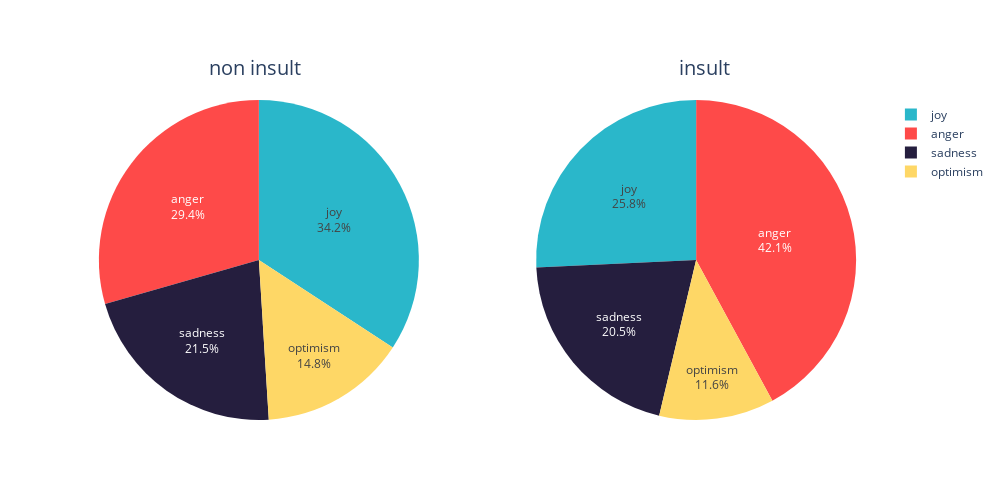

The notebook cell this image was saved under:
### Code cell
colors = ["#fe4a49", "#2ab7ca", "#fed766", "#251e3e"]

col1 = (
    df_flat.loc[df_flat["toxicity_ensemble_text.insult"] == False][
        "sentiment_title.emotion.class"
    ]
    .value_counts()
    .sort_index()
)
labels1 = col1.index.tolist()
values1 = col1.values.tolist()
col2 = (
    df_flat.loc[df_flat["toxicity_ensemble_text.insult"] == True][
        "sentiment_title.emotion.class"
    ]
    .value_counts()
    .sort_index()
)
labels2 = col2.index.tolist()
values2 = col2.values.tolist()


fig = make_subplots(rows=1, cols=2, specs=[[{"type": "domain"}, {"type": "domain"}]])
_ = fig.add_trace(
    go.Pie(
        labels=labels1,
        values=values1,
        name="non insult",
        textinfo="label+percent",
        marker_colors=colors,
    ),
    1,
    1,
)
_ = fig.add_trace(
    go.Pie(
        labels=labels2,
        values=values2,
        name="insult",
        textinfo="label+percent",
        marker_colors=colors,
    ),
    1,
    2,
)

_ = fig.update_layout(
    annotations=[
        dict(text="non insult", x=0.16, y=1.15, font_size=20, showarrow=False),
        dict(text="insult", x=0.82, y=1.15, font_size=20, showarrow=False),
    ],
    width=1000,
    height=500,
)
fig.show()

### Figure 1 — Plotly figure (JSON) as saved in the notebook; plotly's stock layout.template omitted (floating-point values rounded to 4 significant figures)
{"data": [{"domain": {"x": [0, 0.45], "y": [0, 1]}, "labels": ["anger", "joy", "optimism", "sadness"], "marker": {"colors": ["#fe4a49", "#2ab7ca", "#fed766", "#251e3e"]}, "name": "non insult", "textinfo": "label+percent", "type": "pie", "values": [4387, 5099, 2205, 3211]}, {"domain": {"x": [0.55, 1], "y": [0, 1]}, "labels": ["anger", "joy", "optimism", "sadness"], "marker": {"colors": ["#fe4a49", "#2ab7ca", "#fed766", "#251e3e"]}, "name": "insult", "textinfo": "label+percent", "type": "pie", "values": [652, 399, 180, 318]}], "layout": {"annotations": [{"font": {"size": 20}, "showarrow": false, "text": "non insult", "x": 0.16, "y": 1.15}, {"font": {"size": 20}, "showarrow": false, "text": "insult", "x": 0.82, "y": 1.15}], "height": 500, "width": 1000}}
